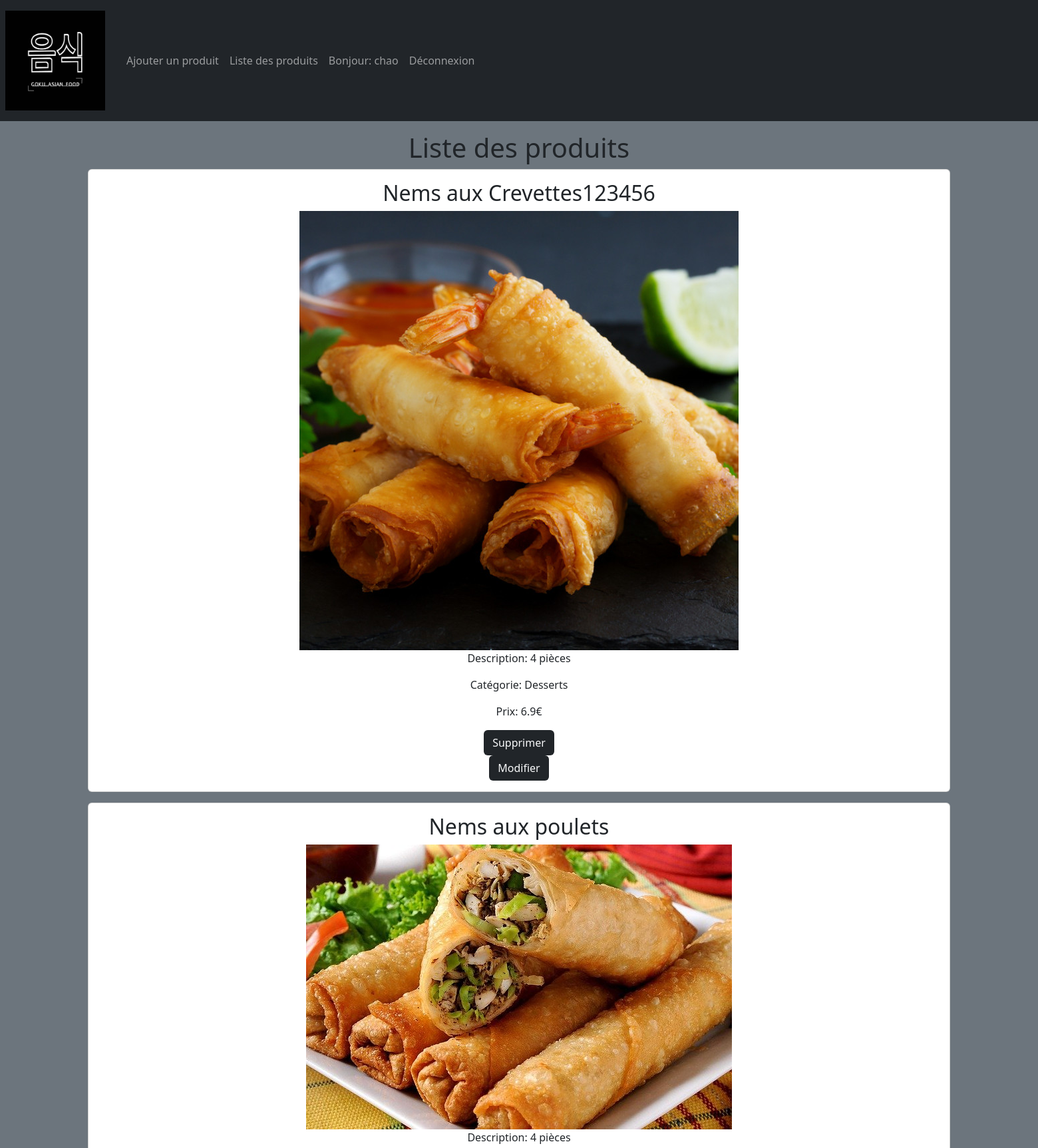
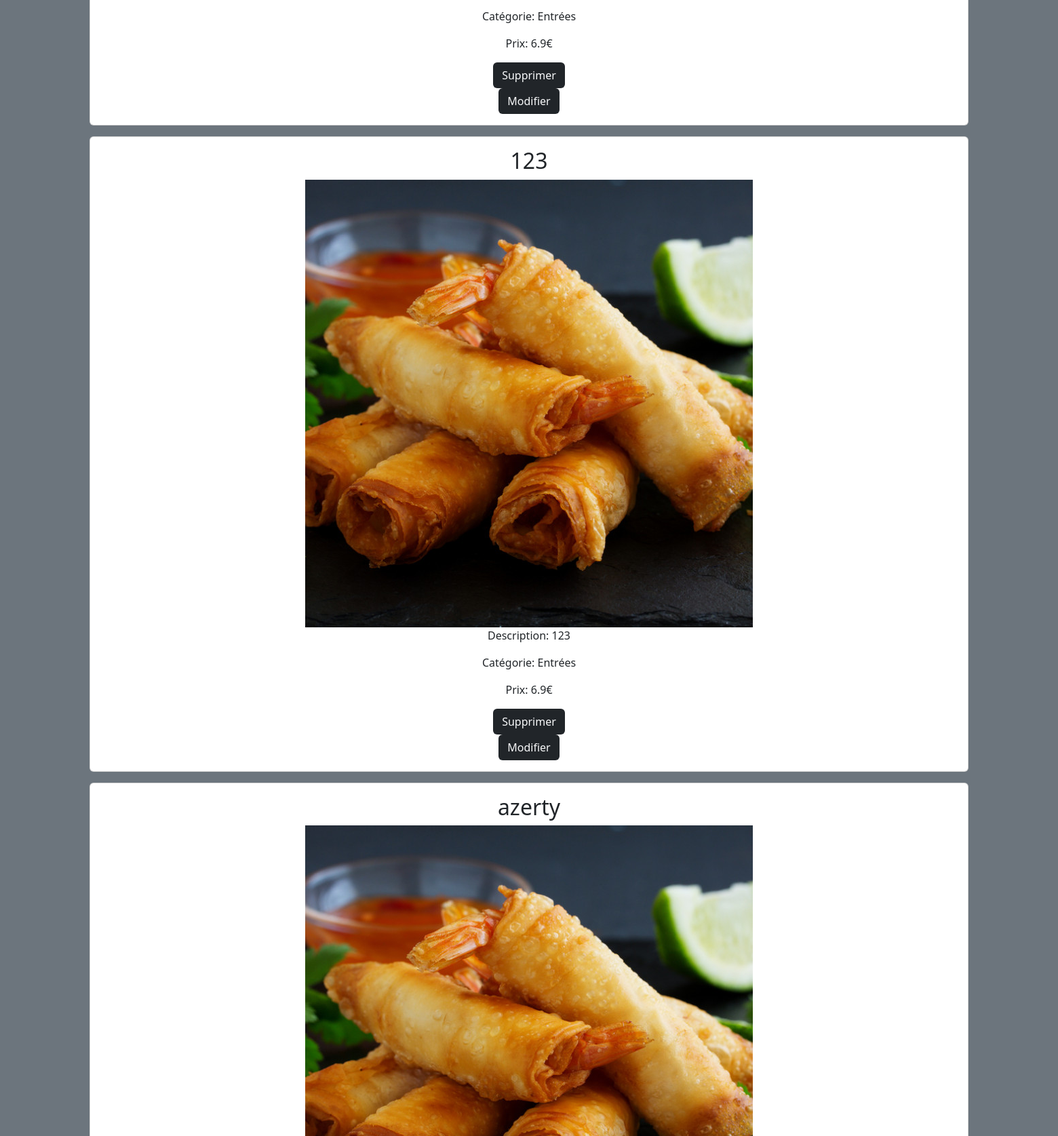
Page /admin/ListeProduit.php (signed in, upper part) on the committed database (2 pictures, top to bottom).
### tables this page shows
CREATE TABLE `produits` (
  `id_produits` int(11) NOT NULL,
  `nom_produit` varchar(255) NOT NULL,
  `description` varchar(255) NOT NULL,
  `categorie` varchar(255) NOT NULL,
  `image` varchar(255) NOT NULL,
  `prix` float NOT NULL
);

### admin/ListeProduit.php (the view, shortened to what this page needs)
<?php
  include_once('../assets/php/ConnectBdd.php');
?>
<!DOCTYPE html>
<html lang="fr">
  <head>
    <link
      href="https://cdn.jsdelivr.net/npm/bootstrap@5.2.0/dist/css/bootstrap.min.css"
      rel="stylesheet"
    />
  </head>
      <body class='bg-secondary'>
        <nav class='navbar navbar-expand-lg navbar-dark bg-dark'>
          <a class='navbar-brand p-2' href='./ListeProduit.php'
            ><img src='./images/logo.jpg' alt='' srcset='' width='150px'
          /></a>
          <div class='collapse navbar-collapse' id='navbarNav'>
            <ul class='navbar-nav'>
              <li class='nav-item'>
                <a class='nav-link' href='./AjouterProduit.php'
                  >Ajouter un produit</a
                >
              </li>
              <li class='nav-item active'>
                <a class='nav-link' href='./ListeProduit.php'>Liste des produits</a>
              </li>
              <li class='nav-item'>
              <a class='nav-link' href='#'><?php
              if (isset($_SESSION['admin']['user'])) echo "Bonjour: {$_SESSION['admin']['user']}";
              ?></a>
              </li>
              <li class='nav-item'>
                <a class='nav-link' href='./../assets/php/deconnexionAdmin.php'>Déconnexion</a>
              </li>
            </ul>
          </div>
        </nav>
        <section class='container'>
          <h1 class='text-center mt-3'>Liste des produits</h1>
          <?php
          if (isset($_SESSION['admin']['user'])){
            foreach ($pdo->query('select * from produits')->fetchAll() as $data => $produits) {
              echo"
                  <div class='text-center'>
                  <div class='card w-100 mb-3 ' >
                    <div class='card-body'>
                      <h2 class='card-title text-center'>{$produits['nom_produit']}</h2>
                      <img class='card-img-left' src='{$produits['image']}'>
                      <p class='card-text'>Description: {$produits['description']}</p>
                      <p class='card-text'>Catégorie: {$produits['categorie']}</p>
                      <p class='card-text'>Prix: {$produits['prix']}€</p>
                      <form action='../assets/php/supprimer.php' method='post'>
                      <input type='hidden' name='id' value='{$produits['id_produits']}'>
                      <button type='submit'class='btn text-light bg-dark'>Supprimer</button>
                    </form>
                      <form action='../assets/php/modifier.php' method='post'>
                      <input type='hidden' name='id' value='{$produits['id_produits']}'>
                      <button type='submit'class='btn text-light bg-dark'>Modifier</button>
                    </form>
                    </div>
                  </div>
                  </div>";
            }
          }else{
            echo"
            <div class='alert alert-danger' role='alert'>
              Vous n'êtes pas connecté ! Vous allez être rediriger sur la page de connexion Admin
            </div>";
            header( "refresh:3;url=connectAdmin.php" );
           }
              ?>
    </section>
  </body>
</html>

### rows in the picture
produits: nom_produit "Nems aux Crevettes123456", image (picture), description "4 pièces", categorie "Desserts", prix "6.9"
produits: nom_produit "Nems aux poulets", image (picture), description "4 pièces", categorie "Entrées", prix "6.9"
produits: nom_produit "123", image (picture), description "123", categorie "Entrées", prix "6.9"
produits: nom_produit "azerty", image (picture)

### other values in the picture
$_SESSION['admin']['user'] "chao"
